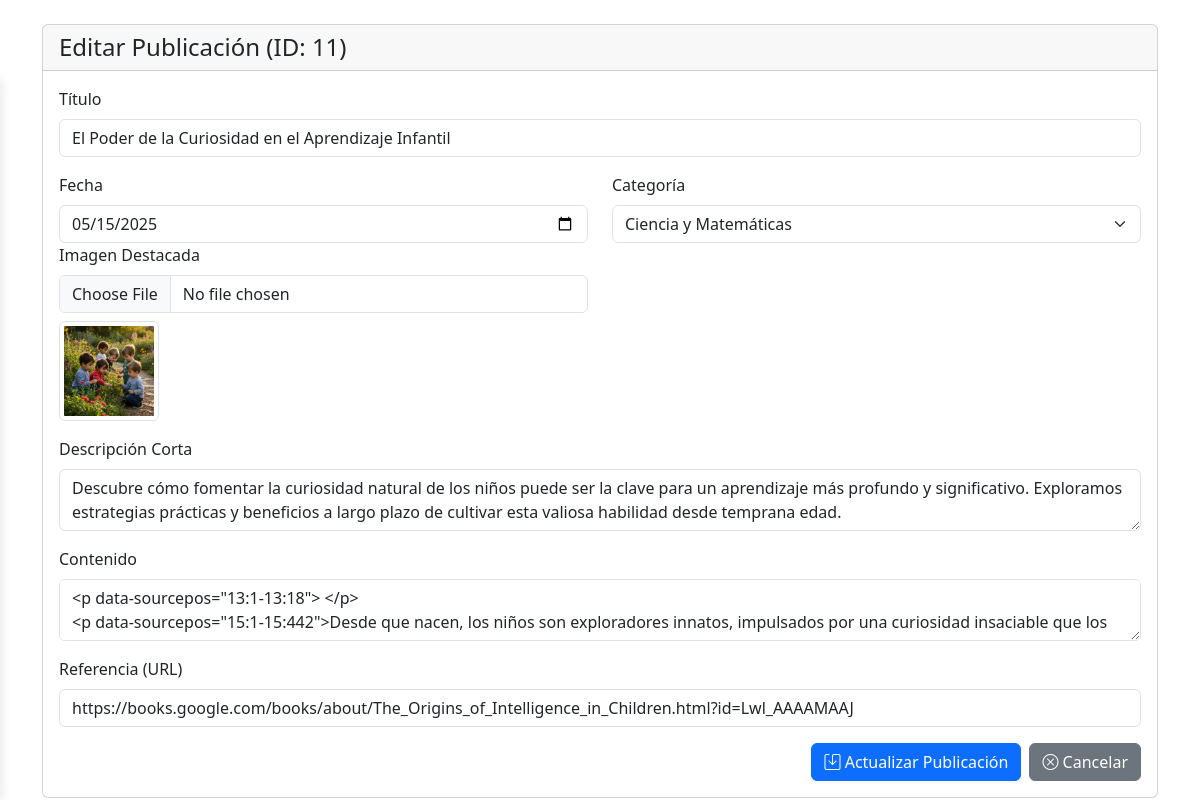
/PHP/blog_edit.php?id=11, run on an earlier commit of the app's database.
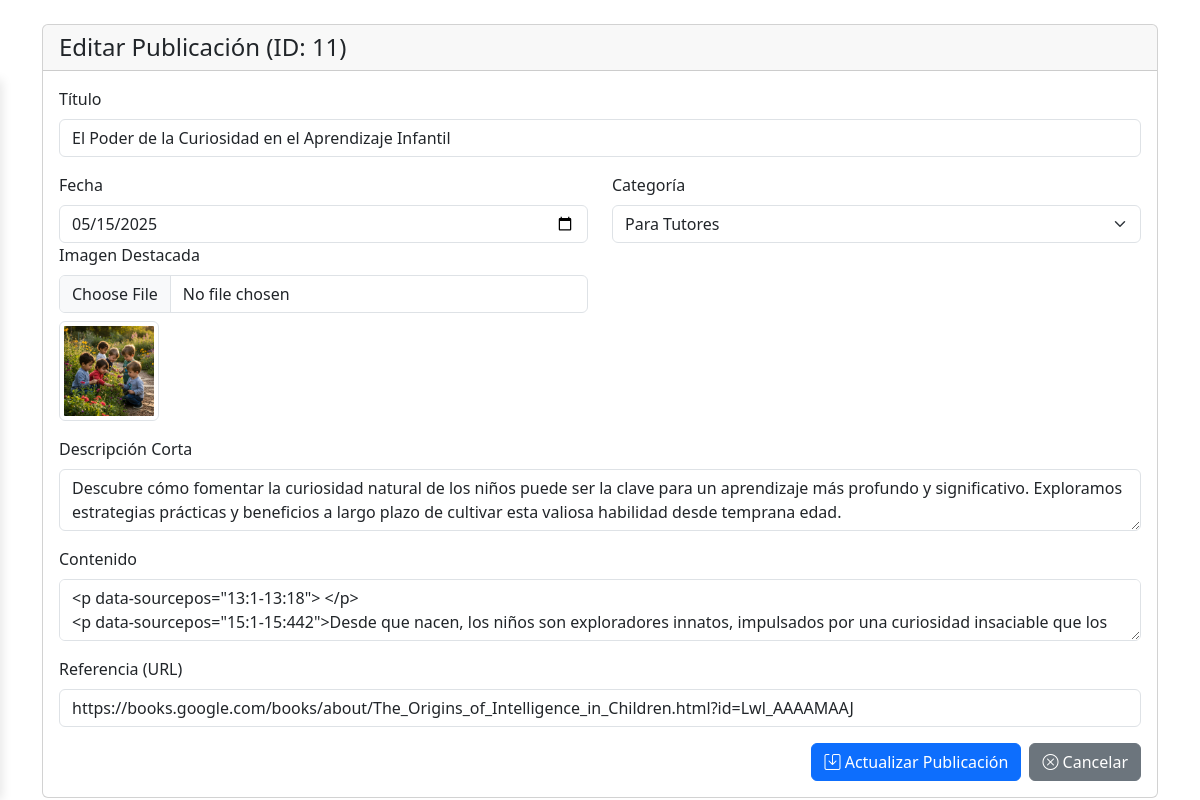
And on a later commit of the database.
### tables this page shows
CREATE TABLE `publicaciones_2` (
  `id` int(11) NOT NULL,
  `titular` varchar(255) NOT NULL,
  `fecha` date NOT NULL,
  `descripcion_corta` varchar(255) NOT NULL,
  `contenido` text NOT NULL,
  `referencia` varchar(255) NOT NULL,
  `imagen` varchar(255) DEFAULT NULL COMMENT 'Ruta/nombre del archivo de imagen',
  `categoria` varchar(50) NOT NULL,
  `fecha_creacion` timestamp NOT NULL DEFAULT current_timestamp(),
  `total_ratings` int(11) DEFAULT 0,
  `rating_count` int(11) DEFAULT 0,
  `mensaje` varchar(255) NOT NULL,
  `estado` enum('publicado','archivado') DEFAULT 'publicado',
  `categoria_id` int(11) DEFAULT NULL
);

CREATE TABLE `categoria` (
  `id` int(11) NOT NULL,
  `nombre` varchar(100) NOT NULL,
  `descripcion_corta` varchar(255) DEFAULT NULL,
  `imagen` varchar(255) DEFAULT NULL
);

### PHP/blog_edit.php (the view, shortened to what this page needs)
<?php
require 'blog_db.php';
$id = isset($_GET['id']) && is_numeric($_GET['id']) ? intval($_GET['id']) : null;
$sql = "SELECT * FROM publicaciones_2 WHERE id = ?";
$stmt = $conn->prepare($sql);
$stmt->bind_param("i", $id);
$stmt->execute();
$resultado = $stmt->get_result();
$post = $resultado->fetch_assoc();
$query_categorias = "SELECT * FROM categoria ORDER BY nombre ASC";
$result_categorias = mysqli_query($conn, $query_categorias);
$categoria_id_actual = $post['categoria_id'] ?? null;
$titular = $post['titular'];
$fecha = $post['fecha'];
$descripcion_corta = $post['descripcion_corta'] ?? '';
$contenido = $post['contenido'] ?? '';
$imagen = $post['imagen'] ?? '';
$referencia = $post['referencia'] ?? '';
?>
<!DOCTYPE html>
<html lang="es">
<head>
    <link href="https://cdn.jsdelivr.net/npm/bootstrap@5.3.0/dist/css/bootstrap.min.css" rel="stylesheet">
    <link rel="stylesheet" href="https://cdn.jsdelivr.net/npm/bootstrap-icons@1.10.0/font/bootstrap-icons.css">
</head>
<body>
<?php include 'dashboard.php'; ?>
<div class="container mt-4">
    <div class="card">
        <div class="card-header d-flex justify-content-between">
            <h4 class="mb-0">Editar Publicación (ID: <?php echo $id; ?>)</h4>
        </div>
        <div class="card-body">
            <form action="blog_update.php" method="POST" enctype="multipart/form-data">
                <div class="mb-3">
                    <label for="titular" class="form-label">Título</label>
                    <input type="text" class="form-control" id="titular" name="titular" value="<?php echo htmlspecialchars($titular); ?>" required>
                </div>
                <div class="row mb-3">
                    <div class="col-md-6">
                        <label for="fecha" class="form-label">Fecha</label>
                        <input type="date" class="form-control" id="fecha" name="fecha"
                            value="<?php echo $fecha; ?>"
                            min="2000-01-01"
                            max="<?php echo date('Y-m-d'); ?>" required>
                    </div>
                             <div class="col-md-6">
                            <label for="categoria" class="form-label">Categoría</label>
                            <select class="form-select" id="categoria_id" name="categoria_id" required>
                            <?php while ($cat = mysqli_fetch_assoc($result_categorias)): ?>
                                <option value="<?= $cat['id'] ?>" <?= ($cat['id'] == $categoria_id_actual) ? 'selected' : '' ?>>
                                <?= htmlspecialchars($cat['nombre']) ?>
                            </option>
                            <?php endwhile; ?>
                        </select>
                        </div>
                    <div class="col-md-6">
                        <label for="imagen" class="form-label">Imagen Destacada</label>
                        <input type="file" class="form-control" id="imagen" name="imagen" accept="image/*"
                        <?php echo empty($imagen) ? 'required' : ''; ?>>
                                                <?php if (!empty($imagen)): ?>
                        <div class="mt-2">
                            <img src="../images/publicaciones/<?php echo htmlspecialchars($imagen); ?>" width="100" class="img-thumbnail">
                        </div>
                        <?php endif; ?>
                    </div>
                </div>
                <div class="mb-3">
                    <label for="descripcion_corta" class="form-label">Descripción Corta</label>
                    <textarea class="form-control" id="descripcion_corta" name="descripcion_corta" rows="2" required><?php echo htmlspecialchars($descripcion_corta); ?></textarea>
                </div>
                <div class="mb-3">
                    <label for="contenido" class="form-label">Contenido</label>
                    <textarea id="contenido" name="contenido" class="form-control"><?php echo htmlspecialchars_decode($contenido); ?></textarea>
                </div>
                <div class="mb-3">
                    <label for="referencia" class="form-label">Referencia (URL)</label>
                    <input type="url" class="form-control" id="referencia" name="referencia" value="<?php echo htmlspecialchars($referencia); ?>">
                </div>
                <div class="d-grid gap-2 d-md-flex justify-content-md-end">
                    <button type="submit" class="btn btn-primary">
                        <i class="bi bi-save"></i> Actualizar Publicación
                    </button>
                    <a href="crud.php" class="btn btn-secondary">
                        <i class="bi bi-x-circle"></i> Cancelar
                    </a>
                </div>
            </form>
        </div>
    </div>
</div>
</body>
</html>

What changed in the data, as far as the page shows it:
changed publicaciones_2 "El Poder de la Curiosidad en el Aprendizaje Infantil": categoria_id (not shown) → "Para Tutores"
Also different on the page:
form field categoria_id: "Ciencia y Matemáticas" → (not shown)
